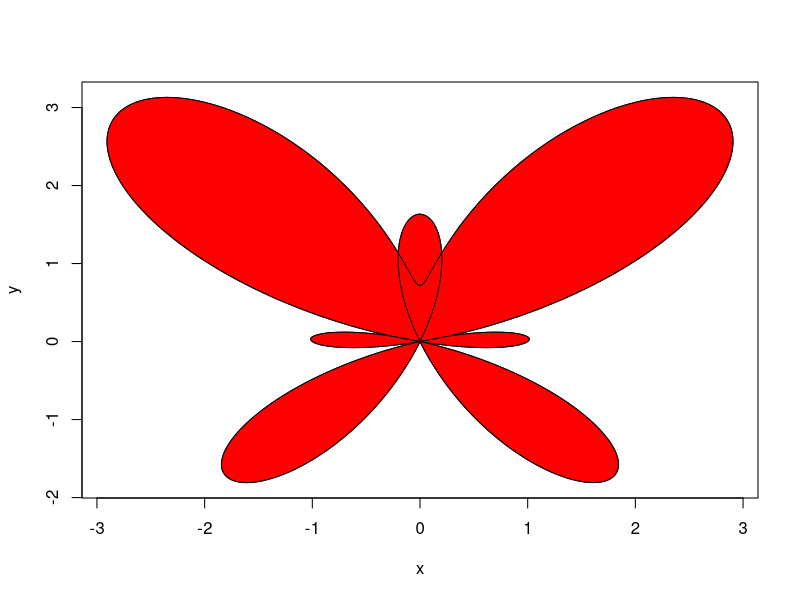
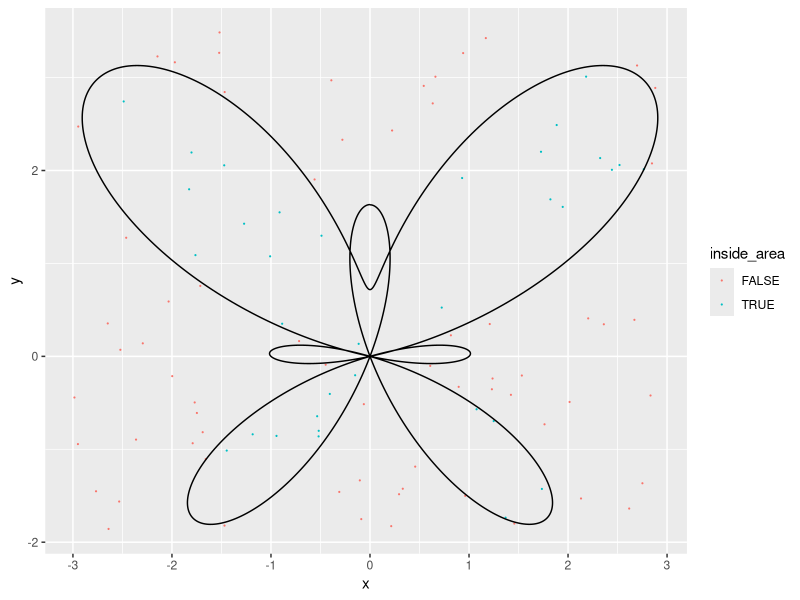
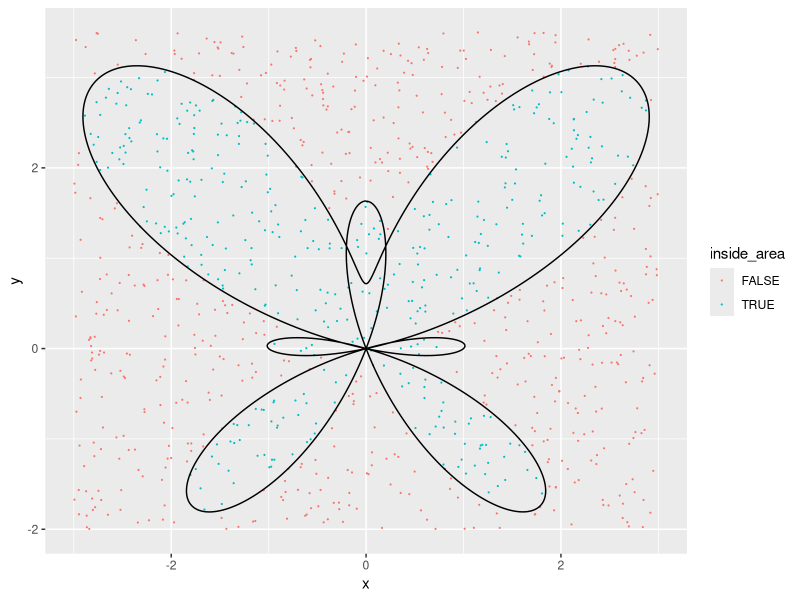
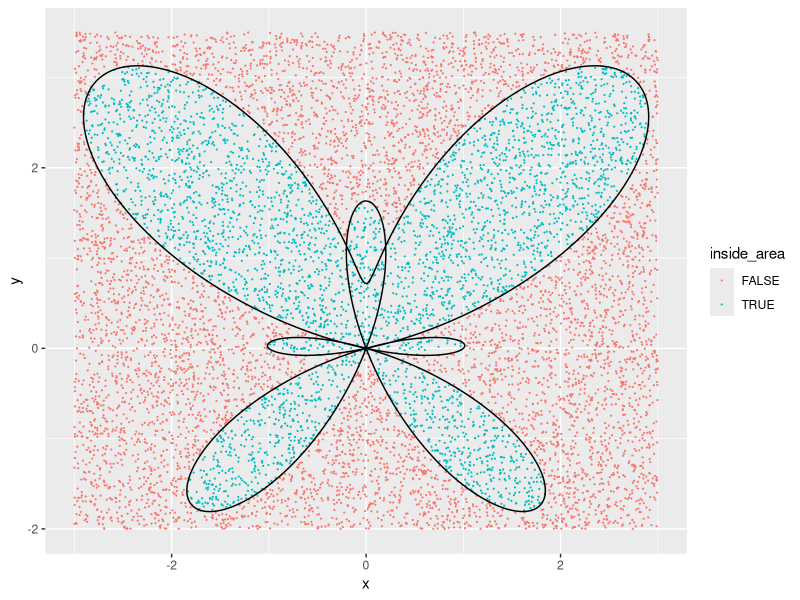
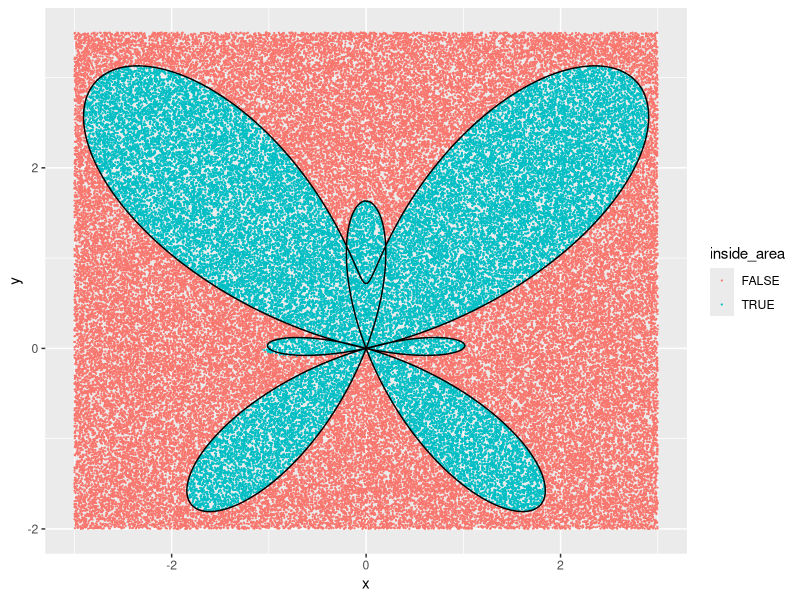

The R script that drew these images, in order:
# Task 1.1
b <- 6

# Monte Carlo integration
set.seed(12223236)
us <- runif(10000,min=1, max=b)
cat(paste("Monte Carlo Integral:",mean(exp(-us^3)*(b-1))))

# Function integrate
integrate(f = function(x){exp(-x^3)},lower = 1,upper = b)


# Task 1.2

# exponential distribution
set.seed(12223236)
x <- rexp(100000)
cat(paste("Monte Carlo Integral:",mean(exp(-(x+1)^3)/dexp(x))))


# Function integrate
integrate(function(x){exp(-x^3)},1,Inf)

# Task 1.3

# TODO write few things

# Task 2.1

r <- function(t){
  exp(cos(t))-2*cos(4*t)-sin((t/12))^5}

t <- seq(-pi,pi,length.out = 1000)

x <- r(t)*sin(t)
y <- r(t)*cos(t)

plot(x,y, type = "l")
polygon(x, y, col = "red")

# Task 2.2

indicator <- function(sample){
  set.seed(12223236)
  points <- data.frame(x = runif(sample, min = -3, max = 3),
                       y = runif(sample, min = -2, max = 3.5),
                       inside_area = logical(sample))
  
  for (i in 1:dim(points)[1]){
    if (points$y[i] > 0){
      degree <- 0
    }
    else {
      degree <- pi
    }
    theta_value <- atan(points$x[i]/points$y[i]) + degree
    r_value <- sqrt(points$x[i]^2 + points$y[i]^2)
    
    if (r(theta_value) > 0 & (r_value < abs(r(theta_value)))) {
      points$inside_area[i] <- TRUE
    } 
    else if (r(theta_value+pi) < 0 & (r_value < abs(r(theta_value + pi)))) {
      points$inside_area[i] <- TRUE
    } 
    else {
      points$inside_area[i] <- FALSE
    }
  }
  return(points)
}

# Task 2.3

library(ggplot2)

simulations <- c(100, 1000, 10000, 100000)

# Sample 100
points <- indicator(simulations[1])
ggplot()+
  geom_point(data= points, aes(x=x, y=y, color = inside_area), size = 0.1)+
  geom_path(aes(x=x, y=y))

# Sample 1000
points <- indicator(simulations[2])
ggplot()+
  geom_point(data= points, aes(x=x, y=y, color = inside_area), size = 0.1)+
  geom_path(aes(x=x, y=y))

# Sample 10000
points <- indicator(simulations[3])
ggplot()+
  geom_point(data= points, aes(x=x, y=y, color = inside_area), size = 0.1)+
  geom_path(aes(x=x, y=y))

# Sample 100000
points <- indicator(simulations[4])
ggplot()+
  geom_point(data= points, aes(x=x, y=y, color = inside_area), size = 0.1)+
  geom_path(aes(x=x, y=y))


percentage <- c()
estimated_area <- c()
for (sample in simulations){
  points <- indicator(sample)
  
  correct_points <- sum(points$inside_area==TRUE)
  per <- correct_points/sample
  
  percentage <- c(percentage,per)
  estimated_area <- c(estimated_area,per*6*5.5)  # Rectangle area
}

result.table <- data.frame(simulations, percentage, estimated_area)






